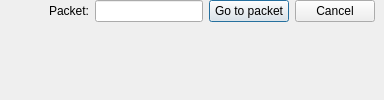
  <widget class="QWidget" name="centralWidget">
   <property name="sizePolicy">
    <sizepolicy hsizetype="Expanding" vsizetype="Expanding">
     <horstretch>0</horstretch>
     <verstretch>0</verstretch>
    </sizepolicy>
   </property>
   <layout class="QVBoxLayout" name="verticalLayout">
    <property name="spacing">
     <number>0</number>
    </property>
    <property name="leftMargin">
     <number>0</number>
    </property>
    <property name="topMargin">
     <number>0</number>
    </property>
    <property name="rightMargin">
     <number>0</number>
    </property>
    <property name="bottomMargin">
     <number>0</number>
    </property>
    <item>
     <widget class="AccordionFrame" name="goToFrame">
      <layout class="QHBoxLayout" name="goToHB">
       <property name="topMargin">
        <number>0</number>
       </property>
       <property name="bottomMargin">
        <number>0</number>
       </property>
       <item>
        <spacer name="horizontalSpacer">
         <property name="orientation">
          <enum>Qt::Horizontal</enum>
         </property>
         <property name="sizeHint" stdset="0">
          <size>
           <width>40</width>
           <height>10</height>
          </size>
         </property>
        </spacer>
       </item>
       <item>
        <widget class="QLabel" name="goToPacketLabel">
         <property name="text">
          <string>Packet:</string>
         </property>
        </widget>
       </item>
       <item>
        <widget class="QLineEdit" name="goToLineEdit"/>
       </item>
       <item>
        <widget class="QPushButton" name="goToGo">
         <property name="maximumSize">
          <size>
           <width>16777215</width>
           <height>27</height>
          </size>
         </property>
         <property name="text">
          <string>Go to packet</string>
         </property>
         <property name="default">
          <bool>true</bool>
         </property>
        </widget>
       </item>
       <item>
        <widget class="QPushButton" name="goToCancel">
         <property name="maximumSize">
          <size>
           <width>16777215</width>
           <height>27</height>
          </size>
         </property>
         <property name="text">
          <string>Cancel</string>
         </property>
        </widget>
       </item>
      </layout>
     </widget>
    </item>
    <item>
     <widget class="SearchFrame" name="searchFrame" native="true"/>
    </item>
    <item>
     <widget class="AddressEditorFrame" name="addressEditorFrame"/>
    </item>
    <item>
     <widget class="ColumnEditorFrame" name="columnEditorFrame"/>
    </item>
    <item>
     <widget class="PreferenceEditorFrame" name="preferenceEditorFrame"/>
    </item>
    <item>
     <widget class="FilterExpressionFrame" name="filterExpressionFrame"/>
    </item>
    <item>
     <widget class="WirelessTimeline" name="wirelessTimelineWidget" native="true"/>
    </item>
    <item>
     <widget class="QStackedWidget" name="mainStack">
      <property name="enabled">
       <bool>true</bool>
      </property>
      <widget class="WelcomePage" name="welcomePage"/>
     </widget>
    </item>
   </layout>
  </widget>
